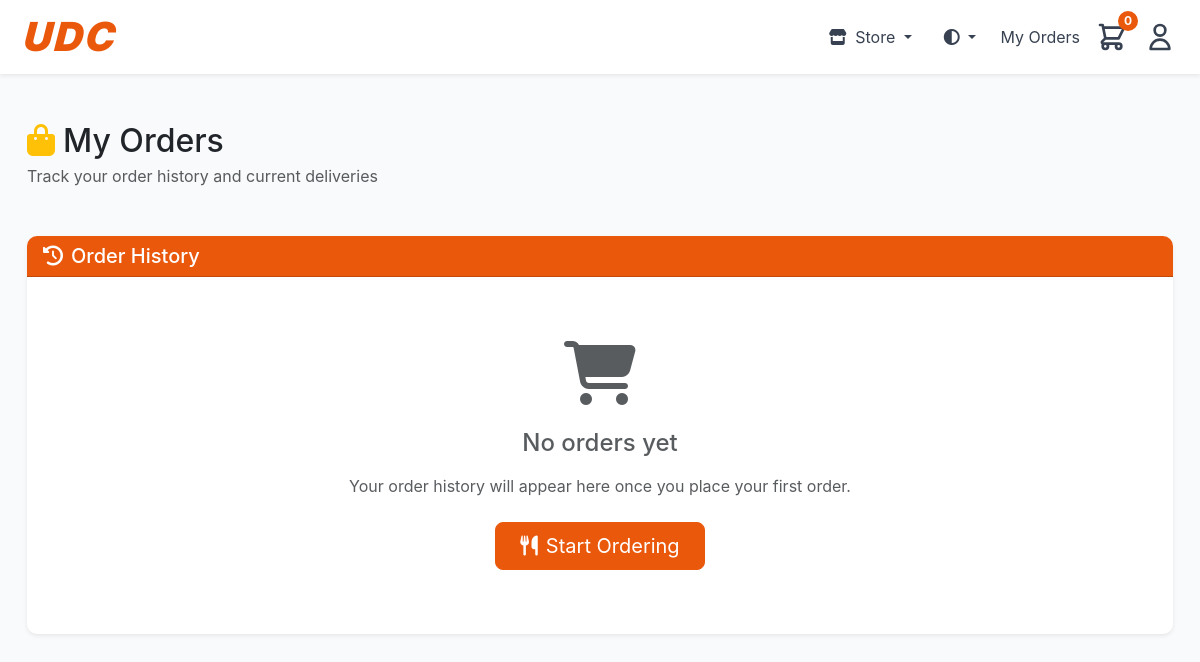
Page /orders/ (signed in) on the earlier database version.
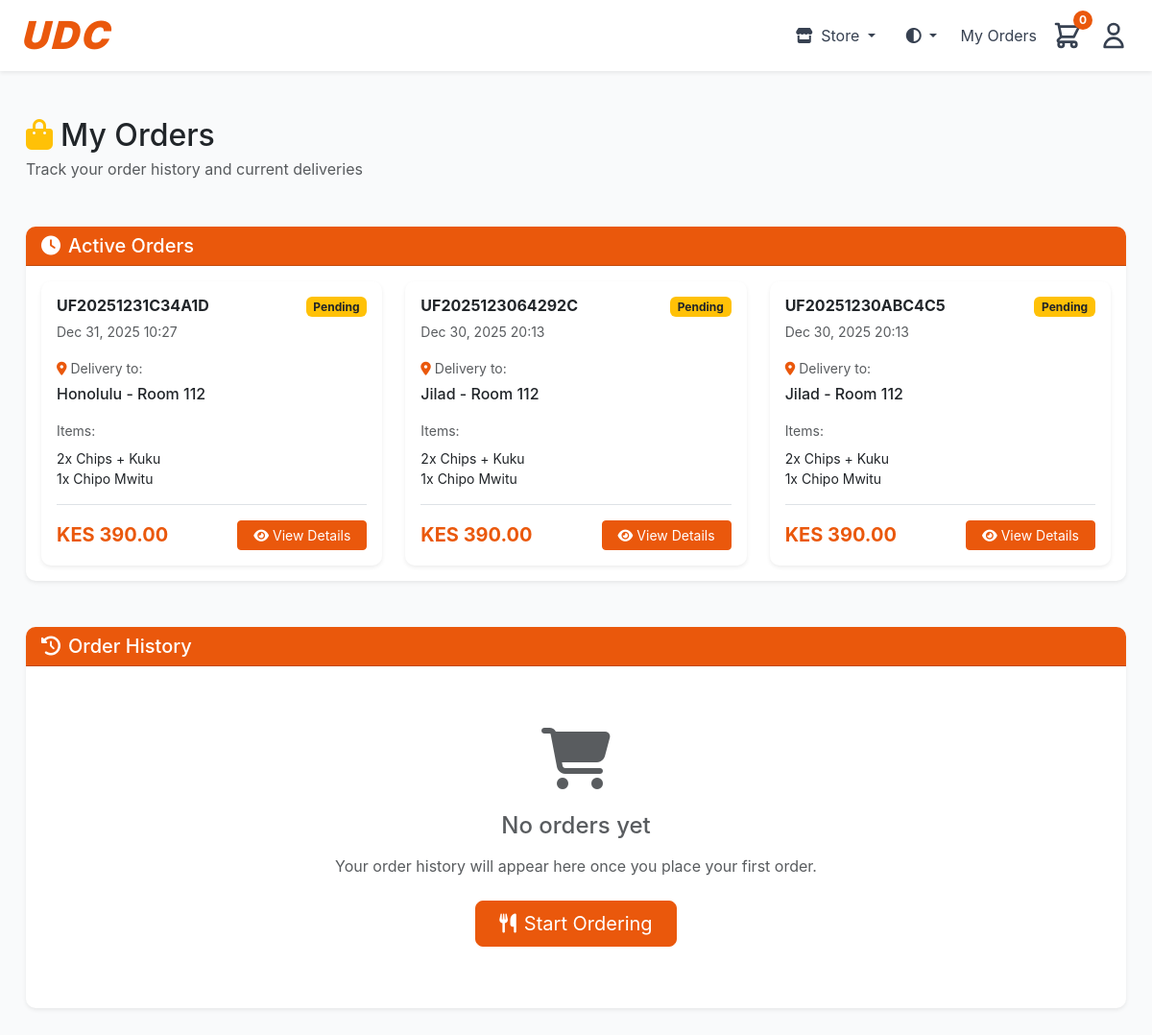
Same page on the later database version.
### urbanfoods/models.py (models this page shows, shortened)
class Order(models.Model):
    STATUS_CHOICES = [
        ('pending', ' Pending'),
        ('preparing', ' Preparing'),
        ('out_for_delivery', ' Out for Delivery'),
        ('delivered', ' Delivered'),
        ('cancelled', ' Cancelled'),
    ]
    order_number = models.CharField(max_length=20, unique=True, editable=False)
    user = models.ForeignKey(User, on_delete=models.CASCADE, related_name='orders')
    status = models.CharField(max_length=20, choices=STATUS_CHOICES, default='pending')
    hostel = models.CharField(max_length=100)
    room_number = models.CharField(max_length=50)
    phone_number = models.CharField(max_length=15)
    delivery_notes = models.TextField(blank=True)
    subtotal = models.DecimalField(max_digits=10, decimal_places=2)
    delivery_fee = models.DecimalField(max_digits=10, decimal_places=2, default=0)
    total = models.DecimalField(max_digits=10, decimal_places=2)
    created_at = models.DateTimeField(auto_now_add=True)
    updated_at = models.DateTimeField(auto_now=True)
    estimated_delivery = models.DateTimeField(null=True, blank=True)
    delivered_at = models.DateTimeField(null=True, blank=True)
    payment_method = models.CharField(max_length=10, choices=[('mpesa', 'MPESA')], default='mpesa')
    payment_status = models.CharField(max_length=20, choices=[
        ('pending', 'Pending'),
        ('processing', 'Processing'),
        ('completed', 'Completed'),
        ('failed', 'Failed'),
        ('cancelled', 'Cancelled')
    ], default='pending')
    payment_type = models.CharField(max_length=20, choices=[
        ('till', 'Till Number'),
        ('paybill', 'Paybill Number')
    ], blank=True, null=True)
    payment_completed_at = models.DateTimeField(null=True, blank=True)
    payment_failure_reason = models.TextField(blank=True, null=True)
    store_type = models.CharField(max_length=10, choices=[
        ('food', 'Food Store'),
        ('liquor', 'Liquor Store'),
        ('grocery', 'Grocery Shop')
    ], default='food')
    mpesa_checkout_request_id = models.CharField(max_length=50, blank=True, null=True)
    mpesa_receipt_number = models.CharField(max_length=20, blank=True, null=True)
    mpesa_transaction_date = models.CharField(max_length=20, blank=True, null=True)
    cancellation_reason = models.TextField(blank=True)
    rating = models.IntegerField(null=True, blank=True, validators=[MinValueValidator(1), MinValueValidator(5)])
    review = models.TextField(blank=True)
    class Meta:
        ordering = ['-created_at']

class OrderItem(models.Model):
    order = models.ForeignKey(Order, on_delete=models.CASCADE, related_name='items')
    food_item = models.ForeignKey(FoodItem, on_delete=models.PROTECT)
    quantity = models.PositiveIntegerField(validators=[MinValueValidator(1)])
    price_at_order = models.DecimalField(max_digits=10, decimal_places=2)  # Price snapshot

class FoodItem(models.Model):
    STORE_CHOICES = [
        ('food', 'Food Store'),
        ('liquor', 'Liquor Store'),
        ('grocery', 'Grocery Shop'),
    ]
    name = models.CharField(max_length=100)
    description = models.TextField()
    category = models.ForeignKey(FoodCategory, on_delete=models.CASCADE, related_name='items')
    price = models.DecimalField(max_digits=10, decimal_places=2, validators=[MinValueValidator(0)])
    image = models.ImageField(upload_to='food_images/')
    prep_time = models.IntegerField(help_text="Preparation time in minutes", default=15)
    is_available = models.BooleanField(default=True)
    is_featured = models.BooleanField(default=False)
    is_meal_of_day = models.BooleanField(default=False)
    times_ordered = models.IntegerField(default=0)  # for popularity tracking
    store_type = models.CharField(max_length=10, choices=STORE_CHOICES, default='food')
    bottle_size = models.CharField(max_length=20, blank=True, help_text="For liquor items (e.g., 250ml, 500ml, 750ml)")
    created_at = models.DateTimeField(auto_now_add=True)
    updated_at = models.DateTimeField(auto_now=True)
    class Meta:
        ordering = ['-is_featured', '-times_ordered', 'name']

### urbanfoods/views.py (the view)
# urls.py: path('orders/', views.my_orders, name='my_orders'),
@login_required
def my_orders(request):
    orders = Order.objects.filter(user=request.user).prefetch_related('items')
    active_orders = orders.exclude(status__in=['delivered', 'cancelled'])
    order_history = orders.filter(status__in=['delivered', 'cancelled'])
    context = {
        'active_orders': active_orders,
        'order_history': order_history,
    }
    return render(request, 'my_orders.html', context)

### urbanfoods/templates/my_orders.html (shortened to what this page needs)
{% extends 'base.html' %}
{% load static %}
{% block content %}
<div class="container-fluid py-4">
    <div class="row mb-4">
        <div class="col-12">
            <div class="d-flex justify-content-between align-items-center mb-4">
                <div>
                    <h1 class="h2 mb-1 text-dark"><i class="fas fa-shopping-bag text-warning me-2"></i>My Orders</h1>
                    <p class="text-muted mb-0">Track your order history and current deliveries</p>
                </div>
            </div>
        </div>
    </div>
    {% if active_orders %}
    <div class="row mb-5">
        <div class="col-12">
            <div class="card shadow-sm border-0">
                <div class="card-header text-white" style="background-color: #ea580c;">
                    <h5 class="mb-0"><i class="fas fa-clock me-2"></i>Active Orders</h5>
                </div>
                <div class="card-body">
                    <div class="row g-4">
                        {% for order in active_orders %}
                        <div class="col-lg-6 col-xl-4">
                            <div class="card h-100 border-0 shadow-sm hover-shadow">
                                <div class="card-body">
                                    <div class="d-flex justify-content-between align-items-start mb-3">
                                        <div>
                                            <h6 class="card-title mb-1 fw-bold">{{ order.order_number }}</h6>
                                            <small class="text-muted">{{ order.created_at|date:"M d, Y H:i" }}</small>
                                        </div>
                                        <span class="badge
                                            {% if order.status == 'pending' %}bg-warning text-dark
                                            {% elif order.status == 'preparing' %}bg-info text-white
                                            {% elif order.status == 'out_for_delivery' %}bg-warning text-dark
                                            {% else %}bg-secondary{% endif %}">
                                            {{ order.get_status_display }}
                                        </span>
                                    </div>
                                    <div class="mb-3">
                                        <p class="text-muted small mb-1"><i class="fas fa-map-marker-alt me-1" style="color: #ea580c;"></i>Delivery to:</p>
                                        <p class="mb-0 fw-medium">{{ order.hostel }} - Room {{ order.room_number }}</p>
                                    </div>
                                    <div class="mb-3">
                                        <p class="text-muted small mb-2">Items:</p>
                                        <div class="small">
                                            {% for item in order.items.all %}
                                            <div class="d-flex justify-content-between">
                                                <span>{{ item.quantity }}x {{ item.food_item.name }}</span>
                                            </div>
                                            {% endfor %}
                                        </div>
                                    </div>
                                    <div class="d-flex justify-content-between align-items-center pt-3 border-top">
                                        <div>
                                            <span class="h5 fw-bold mb-0" style="color: #ea580c;">KES {{ order.total }}</span>
                                        </div>
                                        <a href="{% url 'order_detail' order.order_number %}" class="btn btn-sm px-3 text-white" style="background-color: #ea580c; border-color: #ea580c;">
                                            <i class="fas fa-eye me-1"></i>View Details
                                        </a>
                                    </div>
                                </div>
                            </div>
                        </div>
                        {% endfor %}
                    </div>
                </div>
            </div>
        </div>
    </div>
    {% endif %}
    <div class="row">
        <div class="col-12">
            <div class="card shadow-sm border-0">
                <div class="card-header text-white" style="background-color: #ea580c;">
                    <h5 class="mb-0"><i class="fas fa-history me-2"></i>Order History</h5>
                </div>
                <div class="card-body">
                    {% if order_history %}
                    <div class="table-responsive">
                        <table class="table table-hover mb-0">
                            <thead class="table-light">
                                <tr>
                                    <th class="border-0 fw-semibold">Order #</th>
                                    <th class="border-0 fw-semibold">Date</th>
                                    <th class="border-0 fw-semibold">Status</th>
                                    <th class="border-0 fw-semibold">Total</th>
                                    <th class="border-0 fw-semibold">Actions</th>
                                </tr>
                            </thead>
                            <tbody>
                                {% for order in order_history %}
                                <tr class="align-middle">
                                    <td class="fw-medium">{{ order.order_number }}</td>
                                    <td class="text-muted">{{ order.created_at|date:"M d, Y" }}</td>
                                    <td>
                                        <span class="badge
                                            {% if order.status == 'delivered' %}bg-success
                                            {% elif order.status == 'cancelled' %}bg-danger
                                            {% else %}bg-secondary{% endif %}">
                                            {{ order.get_status_display }}
                                        </span>
                                    </td>
                                    <td class="fw-bold" style="color: #ea580c;">KES {{ order.total }}</td>
                                    <td>
                                        <a href="{% url 'order_detail' order.order_number %}" class="btn btn-outline-primary btn-sm">
                                            <i class="fas fa-eye me-1"></i>View
                                        </a>
                                    </td>
                                </tr>
                                {% endfor %}
                            </tbody>
                        </table>
                    </div>
                    {% else %}
                    <div class="text-center py-5">
                        <div class="mb-4">
                            <i class="fas fa-shopping-cart fa-4x text-muted"></i>
                        </div>
                        <h4 class="text-muted mb-3">No orders yet</h4>
                        <p class="text-muted mb-4">Your order history will appear here once you place your first order.</p>
                        <a href="{% url 'homepage' %}" class="btn btn-lg px-4 text-white" style="background-color: #ea580c; border-color: #ea580c;">
                            <i class="fas fa-utensils me-2"></i>Start Ordering
                        </a>
                    </div>
                    {% endif %}
                </div>
            </div>
        </div>
    </div>
</div>
{% endblock %}

### urbanfoods/templates/base.html (shortened to what this page needs)
{% load static %}
<!DOCTYPE html>
<html lang="en">
<head>
    <link href="https://cdn.jsdelivr.net/npm/bootstrap@5.3.0/dist/css/bootstrap.min.css" rel="stylesheet">
    <link rel="stylesheet" href="https://cdnjs.cloudflare.com/ajax/libs/font-awesome/6.4.0/css/all.min.css">
    <link rel="stylesheet" href="{% static 'styles.css' %}">
</head>
<body>
    <nav class="navbar navbar-expand-lg navbar-light bg-white shadow-sm position-sticky top-0" style="background-color: white; z-index: 1000;">
        <div class="container max-w-7xl mx-auto px-4 sm:px-6 lg:px-8">
            <a class="navbar-brand fw-bold" href="{% url 'homepage' %}" style="text-decoration: none;">
                <h1 class="brand-logo">UDC</h1>
            </a>
            <div class="collapse navbar-collapse" id="navbarNav">
                <ul class="navbar-nav d-flex align-items-center gap-3 ms-auto">
                    <li class="nav-item dropdown">
                        <a class="nav-link dropdown-toggle nav-link-icon" href="#" id="storeDropdownToggle" role="button" data-bs-toggle="dropdown" style="padding: 0.5rem;">
                            <i class="fas fa-store"></i>
                            <span class="d-none d-sm-inline ms-1">Store</span>
                        </a>
                    </li>
                    <li class="nav-item dropdown">
                        <a class="nav-link dropdown-toggle nav-link-icon" href="#" id="themeDropdown" role="button" data-bs-toggle="dropdown" style="padding: 0.5rem;">
                            <i id="themeIcon" class="fas fa-sun"></i>
                        </a>
                    </li>
                    {% if user.is_authenticated %}
                        <li class="nav-item">
                            <a class="nav-link-custom" href="{% url 'my_orders' %}">My Orders</a>
                        </li>
                        <li class="nav-item">
                            <button onclick="toggleCart()" class="btn p-0 position-relative border-0 bg-transparent nav-link-icon">
                                <svg width="32" height="32" fill="none" stroke="currentColor" viewBox="0 0 24 24">
                                    <path stroke-linecap="round" stroke-linejoin="round" stroke-width="2" d="M3 3h2l.4 2M7 13h10l4-8H5.4M7 13L5.4 5M7 13l-2.293 2.293c-.63.63-.184 1.707.707 1.707H17m0 0a2 2 0 100 4 2 2 0 000-4zm-8 2a2 2 0 11-4 0 2 2 0 014 0z"></path>
                                </svg>
                                <span id="cartBadge" class="position-absolute top-0 start-100 translate-middle badge rounded-pill" style="background-color: #ea580c; color: white; font-size: 0.75rem; width: 20px; height: 20px; display: flex; align-items: center; justify-content: center;">0</span>
                            </button>
                        </li>
                        <li class="nav-item">
                            <a class="nav-link-icon" href="{% url 'profile' %}">
                                <svg width="32" height="32" fill="none" stroke="currentColor" viewBox="0 0 24 24">
                                    <path stroke-linecap="round" stroke-linejoin="round" stroke-width="2" d="M16 7a4 4 0 11-8 0 4 4 0 018 0zM12 14a7 7 0 00-7 7h14a7 7 0 00-7-7z"></path>
                                </svg>
                            </a>
                        </li>
                    {% endif %}
                </ul>
            </div>
        </div>
    </nav>
    <main class="container my-4" style="min-height: calc(100vh - 200px);">
        {% block content %}
        {% endblock %}
    </main>
</body>
</html>

Differences in the rows shown:
added Order: order_number "UF20251231C34A1D", created_at "Dec 31, 2025 10:27", status "Pending", hostel "Honolulu", room_number "112", total "390.00"
added OrderItem: quantity "2", food_item.name "Chips + Kuku", shown under "UF20251231C34A1D"
added OrderItem: quantity "1", food_item.name "Chipo Mwitu", shown under "UF20251231C34A1D"
added Order: order_number "UF2025123064292C", created_at "Dec 30, 2025 20:13", status "Pending", hostel "Jilad", room_number "112", total "390.00"
added OrderItem: quantity "2", food_item.name "Chips + Kuku", shown under "UF2025123064292C"
added OrderItem: quantity "1", food_item.name "Chipo Mwitu", shown under "UF2025123064292C"
added Order: order_number "UF20251230ABC4C5", created_at "Dec 30, 2025 20:13", status "Pending", hostel "Jilad", room_number "112", total "390.00"
added OrderItem: quantity "2", food_item.name "Chips + Kuku", shown under "UF20251230ABC4C5"
added OrderItem: quantity "1", food_item.name "Chipo Mwitu", shown under "UF20251230ABC4C5"
Other differences:
text now shown: "Active Orders"
